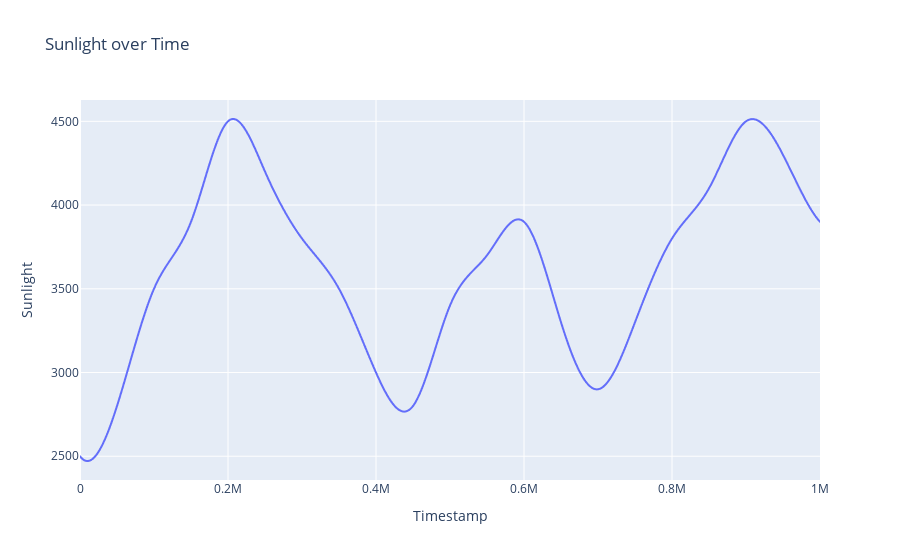

Write notebook code for a chart like this one.
### Code cell
import pandas as pd
import plotly.express as px

# Plotting
fig = px.line(data, x='timestamp', y='SUNLIGHT', title='Sunlight over Time')
fig
fig.update_layout(xaxis_title='Timestamp', yaxis_title='Sunlight', hovermode='x')
fig.show()

### Figure 1 — Plotly figure (JSON) as saved in the notebook; plotly's stock layout.template omitted (floating-point values rounded to 4 significant figures; data arrays with more than 128 entries replaced by an {"elided": "..."} marker saying what was removed)
{"data": [{"hovertemplate": "timestamp=%{x}<br>SUNLIGHT=%{y}<extra></extra>", "legendgroup": "", "line": {"color": "#636efa", "dash": "solid"}, "marker": {"symbol": "circle"}, "mode": "lines", "name": "", "showlegend": false, "type": "scattergl", "x": {"elided": "10001 int values"}, "xaxis": "x", "y": {"elided": "10001 float values"}, "yaxis": "y"}], "layout": {"hovermode": "x", "legend": {"tracegroupgap": 0}, "title": {"text": "Sunlight over Time"}, "xaxis": {"anchor": "y", "domain": [0, 1], "title": {"text": "Timestamp"}}, "yaxis": {"anchor": "x", "domain": [0, 1], "title": {"text": "Sunlight"}}}}
